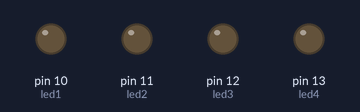
A program run on a simulated Arduino Uno, built with avr-gcc and run on an emulated ATmega328P. Parts: output pins drawn as LEDs (lit = HIGH).

Above: at 0.5 s.
At 3.5 s:
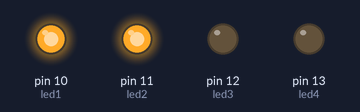
At 5.5 s:
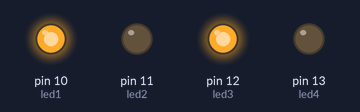
At 7.5 s:
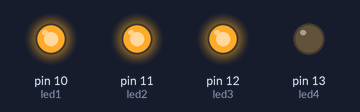
At 11.5 s:
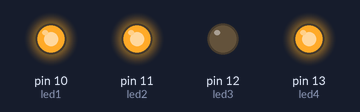
At 15.0 s:
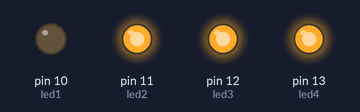
Timing chart, 0 to 20.8 s (numbered marks = the images above):
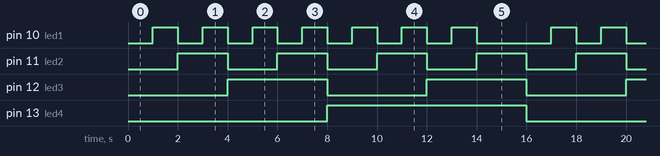

The program:

main.cpp
```cpp
# include <Arduino.h>

int led1 = 10;
int led2 = 11;
int led3 = 12;
int led4 = 13;

int delayTime = 1000;

void setup()
{
  pinMode(led1,OUTPUT);
  pinMode(led2,OUTPUT);
  pinMode(led3,OUTPUT);
  pinMode(led4,OUTPUT);

}

void loop()
{
  digitalWrite(led1,LOW);
  digitalWrite(led2,LOW);         // 0
  digitalWrite(led3,LOW);
  digitalWrite(led4,LOW);
  delay(delayTime);

  digitalWrite(led1,HIGH);
  digitalWrite(led2,LOW);         // 1
  digitalWrite(led3,LOW);
  digitalWrite(led4,LOW);
  delay(delayTime);

  digitalWrite(led1,LOW);
  digitalWrite(led2,HIGH);        // 2
  digitalWrite(led3,LOW);
  digitalWrite(led4,LOW);
  delay(delayTime);


  digitalWrite(led1,HIGH);
  digitalWrite(led2,HIGH);        // 3
  digitalWrite(led3,LOW);
  digitalWrite(led4,LOW);
  delay(delayTime);


  digitalWrite(led1,LOW);
  digitalWrite(led2,LOW);         // 4
  digitalWrite(led3,HIGH);
  digitalWrite(led4,LOW);
  delay(delayTime);

  digitalWrite(led1,HIGH);
  digitalWrite(led2,LOW);
  digitalWrite(led3,HIGH);         // 5
  digitalWrite(led4,LOW);
  delay(delayTime);

  digitalWrite(led1,LOW);
  digitalWrite(led2,HIGH);         // 6
  digitalWrite(led3,HIGH);
  digitalWrite(led4,LOW);
  delay(delayTime);

  digitalWrite(led1,HIGH);
  digitalWrite(led2,HIGH);         // 7
  digitalWrite(led3,HIGH);
  digitalWrite(led4,LOW);
  delay(delayTime);

  digitalWrite(led1,LOW);
  digitalWrite(led2,LOW);          // 8
  digitalWrite(led3,LOW);
  digitalWrite(led4,HIGH);
  delay(delayTime);

  digitalWrite(led1,HIGH);
  digitalWrite(led2,LOW);          // 9
  digitalWrite(led3,LOW);
  digitalWrite(led4,HIGH);
  delay(delayTime);

  digitalWrite(led1,LOW);
  digitalWrite(led2,HIGH);          // 10
  digitalWrite(led3,LOW);
  digitalWrite(led4,HIGH);
  delay(delayTime);

  digitalWrite(led1,HIGH);
  digitalWrite(led2,HIGH);          // 11
  digitalWrite(led3,LOW);
  digitalWrite(led4,HIGH);
  delay(delayTime);

  digitalWrite(led1,LOW);
  digitalWrite(led2,LOW);           // 12
  digitalWrite(led3,HIGH);
  digitalWrite(led4,HIGH);
  delay(delayTime);

  digitalWrite(led1,HIGH);
  digitalWrite(led2,LOW);           // 13
  digitalWrite(led3,HIGH);
  digitalWrite(led4,HIGH);
  delay(delayTime);

  digitalWrite(led1,LOW);
  digitalWrite(led2,HIGH);          //14
  digitalWrite(led3,HIGH);
  digitalWrite(led4,HIGH);
  delay(delayTime);

  digitalWrite(led1,LOW);
  digitalWrite(led2,HIGH);
  digitalWrite(led3,HIGH);          //15
  digitalWrite(led4,HIGH);
  delay(delayTime);
}
```

Measured:
- by itself, pin 10 (led1): repeats every 16.0 s: 6 × (LOW 1.0 s, HIGH 1.0 s), LOW 3.0 s, HIGH 1.0 s
- by itself, pin 11 (led2): alternates HIGH for 2.0 s and LOW for 2.0 s
- by itself, pin 12 (led3): alternates HIGH for 4.0 s and LOW for 4.0 s
- by itself, pin 13 (led4): alternates HIGH for 8.0 s and LOW for 8.0 s
